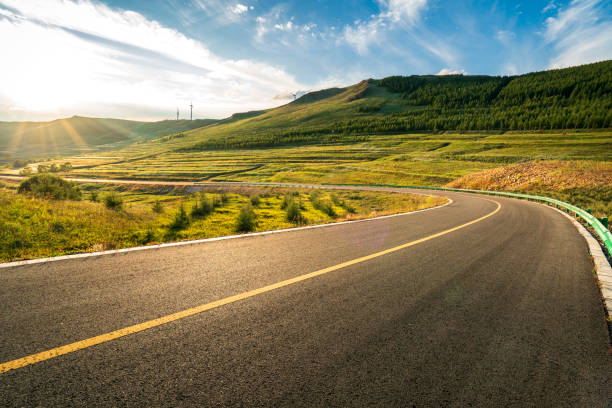
#> input picture lane.jpg, 612 x 408 px
$ jupyter execute Thresholding.ipynb
#> lines starting #> are read from the running program, lines starting #| are printed output that depends on the picture; after the words box and inside, x2 and y2 are one past the last pixel; in counts of white or black regions, pixels touching at a corner belong together
## Thresholding
### Name : Sudhindra R
### Reg.No : 212224240164

[cell 1]
import cv2
import matplotlib.pyplot as plt

[cell 2]
image=cv2.imread("lane.jpg")
#> image is the input picture: shape (408, 612, 3); mean B, G, R 95.1, 126.7, 133
gray_img=cv2.cvtColor(image,cv2.COLOR_BGR2GRAY)
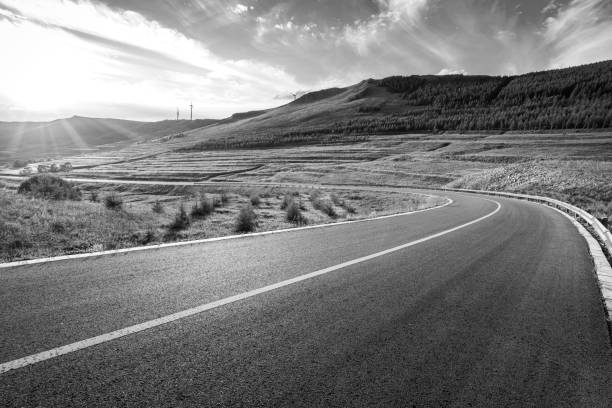
#> gray_img: shape (408, 612); min 1, max 255, mean 125

[cell 3]
_,global_thresholded = cv2.threshold(gray_img, 127, 255, cv2.THRESH_BINARY)
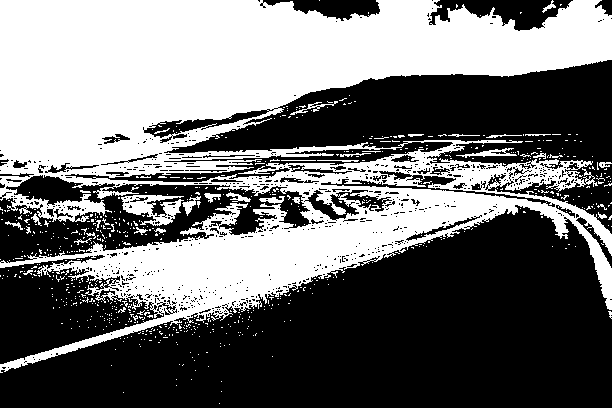
#> global_thresholded: shape (408, 612); 44.3% white; 706 white regions (671 under 20 px), largest, box (x1, y1, x2, y2) and area: (0, 0, 612, 373) 105985, (121, 195, 184, 226) 993, (456, 148, 517, 158) 220

[cell 4]
plt.figure(figsize=(20,15))
plt.subplot(1,2,1)
plt.title("Original Image")
plt.imshow(gray_img,cmap="grey")
plt.subplot(1,2,2)
plt.title("Global Threshold Image")
plt.imshow(global_thresholded,cmap="grey")
plt.show()
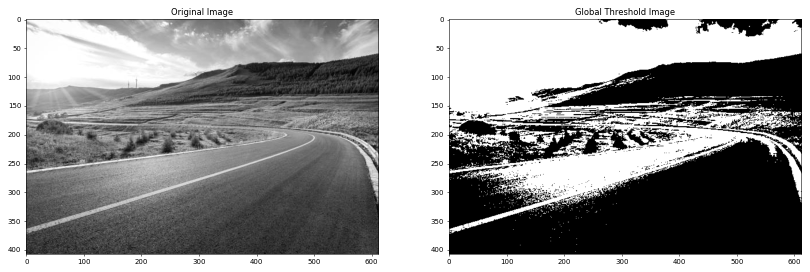
#> figure drawn by matplotlib, 2 panels

[cell 5]
adaptive_thresholded = cv2.adaptiveThreshold(gray_img, 255, cv2.ADAPTIVE_THRESH_GAUSSIAN_C, cv2.THRESH_BINARY, 11, 2)
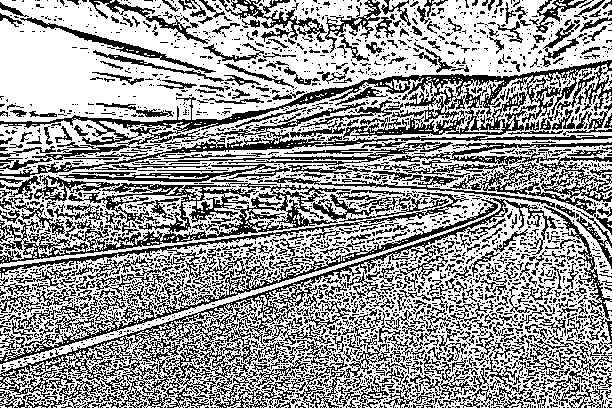
#> adaptive_thresholded: shape (408, 612); 60.8% white; black in thin lines or dots

[cell 6]
plt.figure(figsize=(20,15))
plt.subplot(1,2,1)
plt.title("Original Image")
plt.imshow(gray_img,cmap="grey")
plt.subplot(1,2,2)
plt.title("Adaptive threshold")
plt.imshow(adaptive_thresholded,cmap="grey")
plt.show()

[cell 7]
_,otsu_thresholded = cv2.threshold(gray_img, 0, 255, cv2.THRESH_BINARY + cv2.THRESH_OTSU)
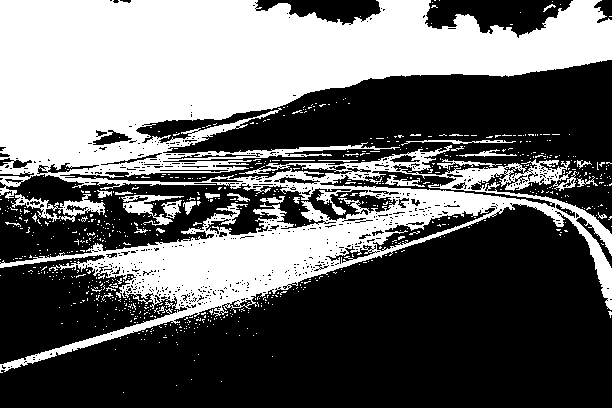
#> otsu_thresholded: shape (408, 612); 40% white; 765 white regions (735 under 20 px), largest, box (x1, y1, x2, y2) and area: (0, 0, 612, 373) 94311, (11, 194, 105, 222) 873, (121, 195, 184, 226) 638

[cell 8]
plt.figure(figsize=(20,15))
plt.subplot(1,2,1)
plt.title("Original Image")
plt.imshow(gray_img,cmap="grey")
plt.subplot(1,2,2)
plt.title("Otsu Threshold Image")
plt.imshow(otsu_thresholded,cmap="grey")
plt.show()
